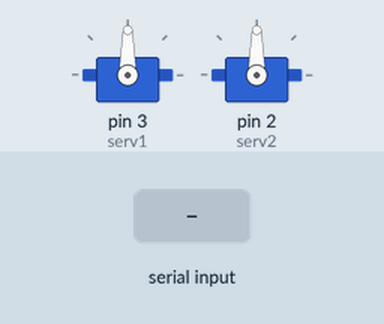
This sketch was run on a simulated Arduino Uno, built with avr-gcc and run on an emulated ATmega328P. Parts: 2 × servo. Inputs (shaded band) come from the test bench.

Above: at 1.2 s.
1.3 s: "90 45\n" received over Serial
At 3.1 s:
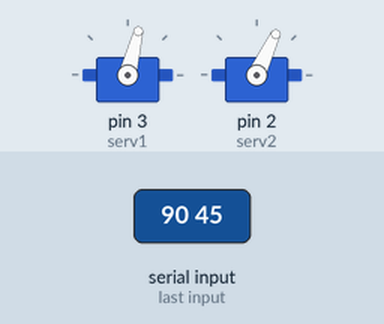
3.8 s: "30 150\n" received over Serial
At 5.1 s:
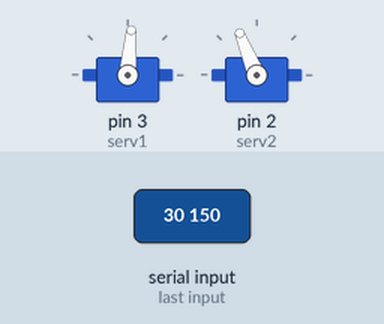
6.3 s: "5\n" received over Serial
At 8.0 s:
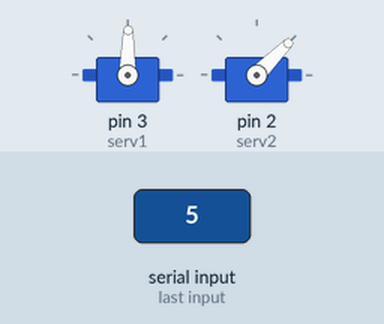
8.8 s: "90\n" received over Serial
At 11.0 s:
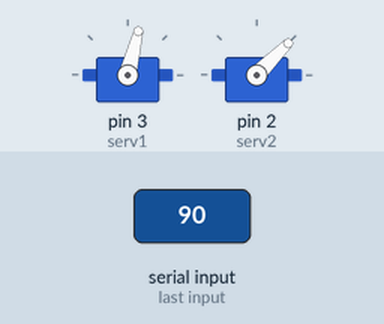
11.3 s: "1 90 45\n" received over Serial
At 13.3 s:
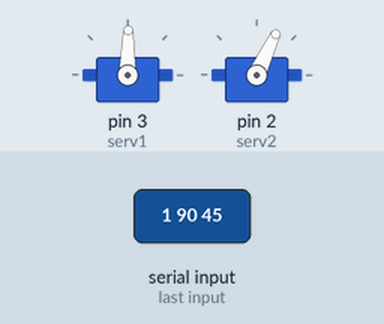
Timing chart, 0 to 14.8 s (numbered marks = the images above; inputs shaded):
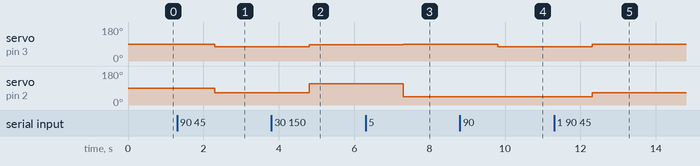

Measured:
- after the input at 1.3 s, servo on pin 3 (serv1): 90° → 76° after 1.0 s; servo on pin 2 (serv2): 90° → 65° after 1.0 s
- after the input at 3.8 s, servo on pin 3 (serv1): 76° → 85° after 1.0 s; servo on pin 2 (serv2): 65° → 112° after 1.0 s
- after the input at 6.3 s, servo on pin 3 (serv1): 85° → 89° after 1.0 s; servo on pin 2 (serv2): 112° → 45° after 1.0 s
- after the input at 8.8 s, servo on pin 3 (serv1): 89° → 76° after 1.0 s
- after the input at 11.3 s, servo on pin 3 (serv1): 76° → 89° after 1.0 s; servo on pin 2 (serv2): 45° → 65° after 1.0 s

The sketch:

face-tracker-arduinocode.ino
```cpp
#include <Servo.h>
Servo serv1;
Servo serv2;

void setup() {
  Serial.begin(9600);
  // put your setup code here, to run once:
  serv1.attach(3);
  serv2.attach(2);
  //serv1.write(45);
  //serv2.write(135);
  //int pos= 0;
  //delay(1000);

}

void loop() {
  while (Serial.available()){
  String text = Serial.readString();
  Serial.flush();
  char chars[text.length() + 1];
  text.toCharArray(chars, sizeof(chars));
  String spit[2];
  int count = 0;
  for (int i = 0; i < text.length(); i++) {
    if (chars[i] == ' ') {
      spit[0] = text.substring(0, i);
      spit[1] = text.substring(i+1, text.length());
    }
  }
  spit[count] = text;

  int x = spit[0].toInt();
  int y = spit[1].toInt();
  updateBot(x, y);
  //delay(500);
  }


  //directions
    //serv1.write(45);
    // range is total 90 degrees, 45 degrees left and 45 degrees right
    // range in input is (0, 90) with 0 as max right and 90 as max left
    //serv2.write(135);
    // range is total 135 degrees, 45 degress forward, 90 degrees back
    // range in input is (0 max back (45 up, 135 dead forward))

}


void updateBot(int x, int y)  {
    double xrat = ((double)x)/((double)600);
    double yrat = ((double)y)/((double)400);

    double servx = abs(90 - (xrat * 90));
    double servy = 45 + (yrat* 180);
    serv1.write((int)servx);
    serv2.write((int)servy);


}
```
